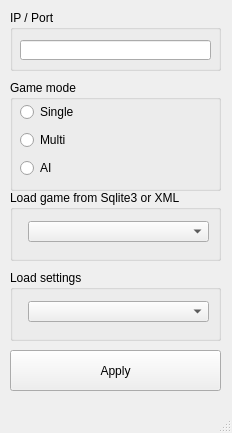
<?xml version="1.0" encoding="UTF-8"?>
<ui version="4.0">
 <class>MainWindow</class>
 <widget class="QMainWindow" name="MainWindow">
  <property name="geometry">
   <rect>
    <x>0</x>
    <y>0</y>
    <width>232</width>
    <height>433</height>
   </rect>
  </property>
  <property name="windowTitle">
   <string>MainWindow</string>
  </property>
  <widget class="QWidget" name="centralwidget">
   <widget class="QGroupBox" name="groupBox">
    <property name="geometry">
     <rect>
      <x>10</x>
      <y>10</y>
      <width>211</width>
      <height>61</height>
     </rect>
    </property>
    <property name="title">
     <string>IP / Port</string>
    </property>
    <widget class="QLineEdit" name="lineEdit">
     <property name="geometry">
      <rect>
       <x>10</x>
       <y>30</y>
       <width>191</width>
       <height>20</height>
      </rect>
     </property>
     <property name="text">
      <string/>
     </property>
    </widget>
   </widget>
   <widget class="QGroupBox" name="groupBox_2">
    <property name="geometry">
     <rect>
      <x>10</x>
      <y>80</y>
      <width>211</width>
      <height>111</height>
     </rect>
    </property>
    <property name="title">
     <string>Game mode</string>
    </property>
    <widget class="QWidget" name="gridLayoutWidget">
     <property name="geometry">
      <rect>
       <x>10</x>
       <y>20</y>
       <width>171</width>
       <height>80</height>
      </rect>
     </property>
     <layout class="QGridLayout" name="gridLayout">
      <item row="1" column="0">
       <widget class="QRadioButton" name="radioButton_2">
        <property name="text">
         <string>Multi</string>
        </property>
       </widget>
      </item>
      <item row="0" column="0">
       <widget class="QRadioButton" name="radioButton">
        <property name="text">
         <string>Single</string>
        </property>
       </widget>
      </item>
      <item row="2" column="0">
       <widget class="QRadioButton" name="radioButton_3">
        <property name="text">
         <string>AI</string>
        </property>
       </widget>
      </item>
     </layout>
    </widget>
   </widget>
   <widget class="QGroupBox" name="groupBox_3">
    <property name="geometry">
     <rect>
      <x>10</x>
      <y>190</y>
      <width>211</width>
      <height>71</height>
     </rect>
    </property>
    <property name="title">
     <string>Load game from Sqlite3 or XML</string>
    </property>
    <widget class="QComboBox" name="comboBox">
     <property name="geometry">
      <rect>
       <x>18</x>
       <y>31</y>
       <width>181</width>
       <height>21</height>
      </rect>
     </property>
    </widget>
   </widget>
   <widget class="QGroupBox" name="groupBox_5">
    <property name="geometry">
     <rect>
      <x>10</x>
      <y>270</y>
      <width>211</width>
      <height>71</height>
     </rect>
    </property>
    <property name="title">
     <string>Load settings</string>
    </property>
    <widget class="QComboBox" name="comboBox_3">
     <property name="geometry">
      <rect>
       <x>18</x>
       <y>31</y>
       <width>181</width>
       <height>21</height>
      </rect>
     </property>
    </widget>
   </widget>
   <widget class="QPushButton" name="pushButton">
    <property name="geometry">
     <rect>
      <x>10</x>
      <y>350</y>
      <width>211</width>
      <height>41</height>
     </rect>
    </property>
    <property name="text">
     <string>Apply</string>
    </property>
   </widget>
  </widget>
  <widget class="QMenuBar" name="menubar">
   <property name="geometry">
    <rect>
     <x>0</x>
     <y>0</y>
     <width>232</width>
     <height>21</height>
    </rect>
   </property>
  </widget>
  <widget class="QStatusBar" name="statusbar"/>
 </widget>
 <resources/>
 <connections/>
</ui>
